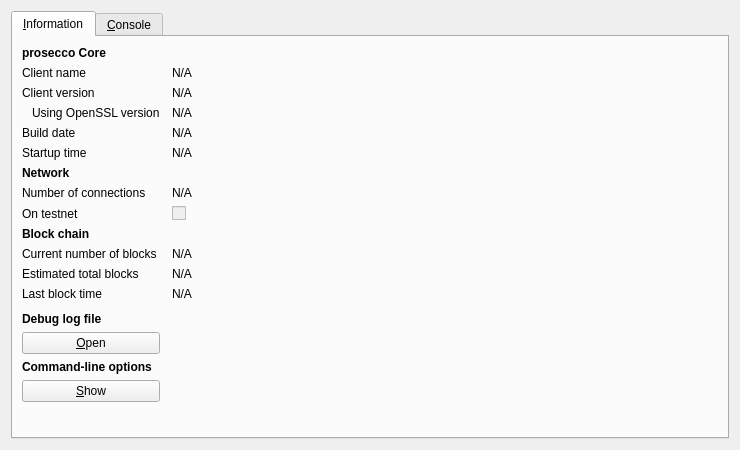
<?xml version="1.0" encoding="UTF-8"?>
<ui version="4.0">
 <class>RPCConsole</class>
 <widget class="QDialog" name="RPCConsole">
  <property name="geometry">
   <rect>
    <x>0</x>
    <y>0</y>
    <width>740</width>
    <height>450</height>
   </rect>
  </property>
  <property name="windowTitle">
   <string>prosecco - Debug window</string>
  </property>
  <layout class="QVBoxLayout" name="verticalLayout_2">
   <item>
    <widget class="QTabWidget" name="tabWidget">
     <property name="currentIndex">
      <number>0</number>
     </property>
     <widget class="QWidget" name="tab_info">
      <attribute name="title">
       <string>&amp;Information</string>
      </attribute>
      <layout class="QGridLayout" name="gridLayout" columnstretch="0,1">
       <property name="horizontalSpacing">
        <number>12</number>
       </property>
       <item row="0" column="0">
        <widget class="QLabel" name="label_9">
         <property name="font">
          <font>
           <weight>75</weight>
           <bold>true</bold>
          </font>
         </property>
         <property name="text">
          <string>prosecco Core</string>
         </property>
        </widget>
       </item>
       <item row="1" column="0">
        <widget class="QLabel" name="label_5">
         <property name="text">
          <string>Client name</string>
         </property>
        </widget>
       </item>
       <item row="1" column="1">
        <widget class="QLabel" name="clientName">
         <property name="cursor">
          <cursorShape>IBeamCursor</cursorShape>
         </property>
         <property name="text">
          <string>N/A</string>
         </property>
         <property name="textFormat">
          <enum>Qt::PlainText</enum>
         </property>
         <property name="textInteractionFlags">
          <set>Qt::LinksAccessibleByMouse|Qt::TextSelectableByKeyboard|Qt::TextSelectableByMouse</set>
         </property>
        </widget>
       </item>
       <item row="2" column="0">
        <widget class="QLabel" name="label_6">
         <property name="text">
          <string>Client version</string>
         </property>
        </widget>
       </item>
       <item row="2" column="1">
        <widget class="QLabel" name="clientVersion">
         <property name="cursor">
          <cursorShape>IBeamCursor</cursorShape>
         </property>
         <property name="text">
          <string>N/A</string>
         </property>
         <property name="textFormat">
          <enum>Qt::PlainText</enum>
         </property>
         <property name="textInteractionFlags">
          <set>Qt::LinksAccessibleByMouse|Qt::TextSelectableByKeyboard|Qt::TextSelectableByMouse</set>
         </property>
        </widget>
       </item>
       <item row="3" column="0">
        <widget class="QLabel" name="label_14">
         <property name="text">
          <string>Using OpenSSL version</string>
         </property>
         <property name="indent">
          <number>10</number>
         </property>
        </widget>
       </item>
       <item row="3" column="1">
        <widget class="QLabel" name="openSSLVersion">
         <property name="cursor">
          <cursorShape>IBeamCursor</cursorShape>
         </property>
         <property name="text">
          <string>N/A</string>
         </property>
         <property name="textFormat">
          <enum>Qt::PlainText</enum>
         </property>
         <property name="textInteractionFlags">
          <set>Qt::LinksAccessibleByMouse|Qt::TextSelectableByKeyboard|Qt::TextSelectableByMouse</set>
         </property>
        </widget>
       </item>
       <item row="4" column="0">
        <widget class="QLabel" name="label_12">
         <property name="text">
          <string>Build date</string>
         </property>
        </widget>
       </item>
       <item row="4" column="1">
        <widget class="QLabel" name="buildDate">
         <property name="cursor">
          <cursorShape>IBeamCursor</cursorShape>
         </property>
         <property name="text">
          <string>N/A</string>
         </property>
         <property name="textFormat">
          <enum>Qt::PlainText</enum>
         </property>
         <property name="textInteractionFlags">
          <set>Qt::LinksAccessibleByMouse|Qt::TextSelectableByKeyboard|Qt::TextSelectableByMouse</set>
         </property>
        </widget>
       </item>
       <item row="5" column="0">
        <widget class="QLabel" name="label_13">
         <property name="text">
          <string>Startup time</string>
         </property>
        </widget>
       </item>
       <item row="5" column="1">
        <widget class="QLabel" name="startupTime">
         <property name="cursor">
          <cursorShape>IBeamCursor</cursorShape>
         </property>
         <property name="text">
          <string>N/A</string>
         </property>
         <property name="textFormat">
          <enum>Qt::PlainText</enum>
         </property>
         <property name="textInteractionFlags">
          <set>Qt::LinksAccessibleByMouse|Qt::TextSelectableByKeyboard|Qt::TextSelectableByMouse</set>
         </property>
        </widget>
       </item>
       <item row="6" column="0">
        <widget class="QLabel" name="label_11">
         <property name="font">
          <font>
           <weight>75</weight>
           <bold>true</bold>
          </font>
         </property>
         <property name="text">
          <string>Network</string>
         </property>
        </widget>
       </item>
       <item row="7" column="0">
        <widget class="QLabel" name="label_7">
         <property name="text">
          <string>Number of connections</string>
         </property>
        </widget>
       </item>
       <item row="7" column="1">
        <widget class="QLabel" name="numberOfConnections">
         <property name="cursor">
          <cursorShape>IBeamCursor</cursorShape>
         </property>
         <property name="text">
          <string>N/A</string>
         </property>
         <property name="textFormat">
          <enum>Qt::PlainText</enum>
         </property>
         <property name="textInteractionFlags">
          <set>Qt::LinksAccessibleByMouse|Qt::TextSelectableByKeyboard|Qt::TextSelectableByMouse</set>
         </property>
        </widget>
       </item>
       <item row="8" column="0">
        <widget class="QLabel" name="label_8">
         <property name="text">
          <string>On testnet</string>
         </property>
        </widget>
       </item>
       <item row="8" column="1">
        <widget class="QCheckBox" name="isTestNet">
         <property name="enabled">
          <bool>false</bool>
         </property>
         <property name="text">
          <string/>
         </property>
        </widget>
       </item>
       <item row="9" column="0">
        <widget class="QLabel" name="label_10">
         <property name="font">
          <font>
           <weight>75</weight>
           <bold>true</bold>
          </font>
         </property>
         <property name="text">
          <string>Block chain</string>
         </property>
        </widget>
       </item>
       <item row="10" column="0">
        <widget class="QLabel" name="label_3">
         <property name="text">
          <string>Current number of blocks</string>
         </property>
        </widget>
       </item>
       <item row="10" column="1">
        <widget class="QLabel" name="numberOfBlocks">
         <property name="cursor">
          <cursorShape>IBeamCursor</cursorShape>
         </property>
         <property name="text">
          <string>N/A</string>
         </property>
         <property name="textFormat">
          <enum>Qt::PlainText</enum>
         </property>
         <property name="textInteractionFlags">
          <set>Qt::LinksAccessibleByMouse|Qt::TextSelectableByKeyboard|Qt::TextSelectableByMouse</set>
         </property>
        </widget>
       </item>
       <item row="11" column="0">
        <widget class="QLabel" name="label_4">
         <property name="text">
          <string>Estimated total blocks</string>
         </property>
        </widget>
       </item>
       <item row="11" column="1">
        <widget class="QLabel" name="totalBlocks">
         <property name="cursor">
          <cursorShape>IBeamCursor</cursorShape>
         </property>
         <property name="text">
          <string>N/A</string>
         </property>
         <property name="textFormat">
          <enum>Qt::PlainText</enum>
         </property>
         <property name="textInteractionFlags">
          <set>Qt::LinksAccessibleByMouse|Qt::TextSelectableByKeyboard|Qt::TextSelectableByMouse</set>
         </property>
        </widget>
       </item>
       <item row="12" column="0">
        <widget class="QLabel" name="label_2">
         <property name="text">
          <string>Last block time</string>
         </property>
        </widget>
       </item>
       <item row="12" column="1">
        <widget class="QLabel" name="lastBlockTime">
         <property name="cursor">
          <cursorShape>IBeamCursor</cursorShape>
         </property>
         <property name="text">
          <string>N/A</string>
         </property>
         <property name="textFormat">
          <enum>Qt::PlainText</enum>
         </property>
         <property name="textInteractionFlags">
          <set>Qt::LinksAccessibleByMouse|Qt::TextSelectableByKeyboard|Qt::TextSelectableByMouse</set>
         </property>
        </widget>
       </item>
       <item row="13" column="0">
        <spacer name="verticalSpacer_2">
         <property name="orientation">
          <enum>Qt::Vertical</enum>
         </property>
         <property name="sizeHint" stdset="0">
          <size>
           <width>20</width>
           <height>20</height>
          </size>
         </property>
        </spacer>
       </item>
       <item row="14" column="0">
        <widget class="QLabel" name="labelDebugLogfile">
         <property name="font">
          <font>
           <weight>75</weight>
           <bold>true</bold>
          </font>
         </property>
         <property name="text">
          <string>Debug log file</string>
         </property>
        </widget>
       </item>
       <item row="15" column="0">
        <widget class="QPushButton" name="openDebugLogfileButton">
         <property name="toolTip">
          <string>Open the prosecco debug log file from the current data directory. This can take a few seconds for large log files.</string>
         </property>
         <property name="text">
          <string>&amp;Open</string>
         </property>
         <property name="autoDefault">
          <bool>false</bool>
         </property>
        </widget>
       </item>
       <item row="16" column="0">
        <widget class="QLabel" name="labelCLOptions">
         <property name="font">
          <font>
           <weight>75</weight>
           <bold>true</bold>
          </font>
         </property>
         <property name="text">
          <string>Command-line options</string>
         </property>
        </widget>
       </item>
       <item row="17" column="0">
        <widget class="QPushButton" name="showCLOptionsButton">
         <property name="toolTip">
          <string>Show the prosecco-Qt help message to get a list with possible prosecco command-line options.</string>
         </property>
         <property name="text">
          <string>&amp;Show</string>
         </property>
         <property name="autoDefault">
          <bool>false</bool>
         </property>
        </widget>
       </item>
       <item row="18" column="0">
        <spacer name="verticalSpacer">
         <property name="orientation">
          <enum>Qt::Vertical</enum>
         </property>
         <property name="sizeHint" stdset="0">
          <size>
           <width>20</width>
           <height>40</height>
          </size>
         </property>
        </spacer>
       </item>
      </layout>
     </widget>
     <widget class="QWidget" name="tab_console">
      <attribute name="title">
       <string>&amp;Console</string>
      </attribute>
      <layout class="QVBoxLayout" name="verticalLayout_3">
       <property name="spacing">
        <number>3</number>
       </property>
       <item>
        <widget class="QTextEdit" name="messagesWidget">
         <property name="minimumSize">
          <size>
           <width>0</width>
           <height>100</height>
          </size>
         </property>
         <property name="readOnly">
          <bool>true</bool>
         </property>
         <property name="tabKeyNavigation" stdset="0">
          <bool>false</bool>
         </property>
         <property name="columnCount" stdset="0">
          <number>2</number>
         </property>
        </widget>
       </item>
       <item>
        <layout class="QHBoxLayout" name="horizontalLayout">
         <property name="spacing">
          <number>3</number>
         </property>
         <item>
          <widget class="QLabel" name="label">
           <property name="text">
            <string notr="true">&gt;</string>
           </property>
          </widget>
         </item>
         <item>
          <widget class="QLineEdit" name="lineEdit"/>
         </item>
         <item>
          <widget class="QPushButton" name="clearButton">
           <property name="maximumSize">
            <size>
             <width>24</width>
             <height>24</height>
            </size>
           </property>
           <property name="toolTip">
            <string>Clear console</string>
           </property>
           <property name="text">
            <string/>
           </property>
           <property name="icon">
            <iconset resource="../bitcoin.qrc">
             <normaloff>:/icons/remove</normaloff>:/icons/remove</iconset>
           </property>
           <property name="shortcut">
            <string notr="true">Ctrl+L</string>
           </property>
           <property name="autoDefault">
            <bool>false</bool>
           </property>
          </widget>
         </item>
        </layout>
       </item>
      </layout>
     </widget>
    </widget>
   </item>
  </layout>
 </widget>
 <resources>
  <include location="../bitcoin.qrc"/>
 </resources>
 <connections/>
</ui>
